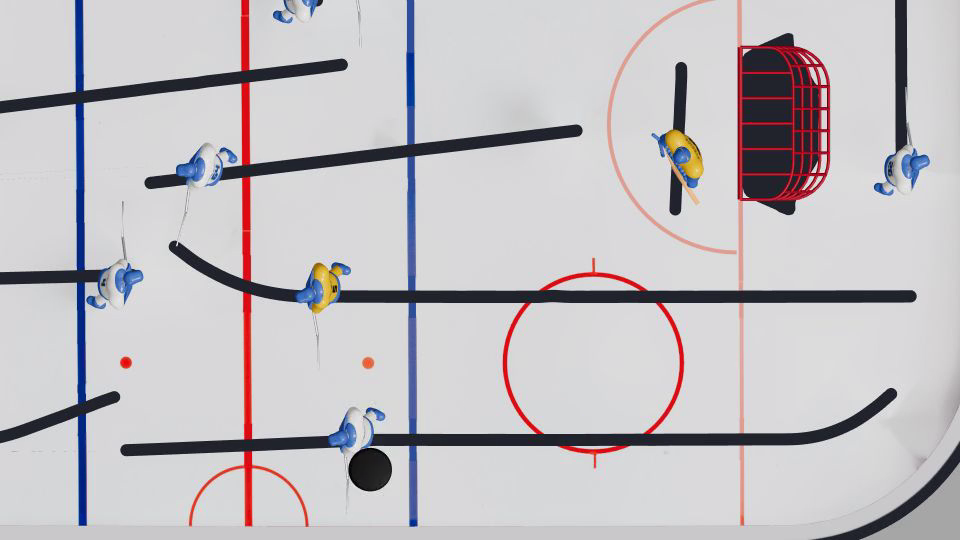
#> input picture frame 5 of validation/23-proof-clip.mp4, 960 x 540 px, given in place of fylling-vs-moe-trondheim-open-2022-final.mov, which was not available
$ python game-stabilise.py
#> lines starting #> are read from the running program, lines starting #| are printed output that depends on the picture; pictures that were not available may be replaced by others from this repository, and a replacement may not be noted
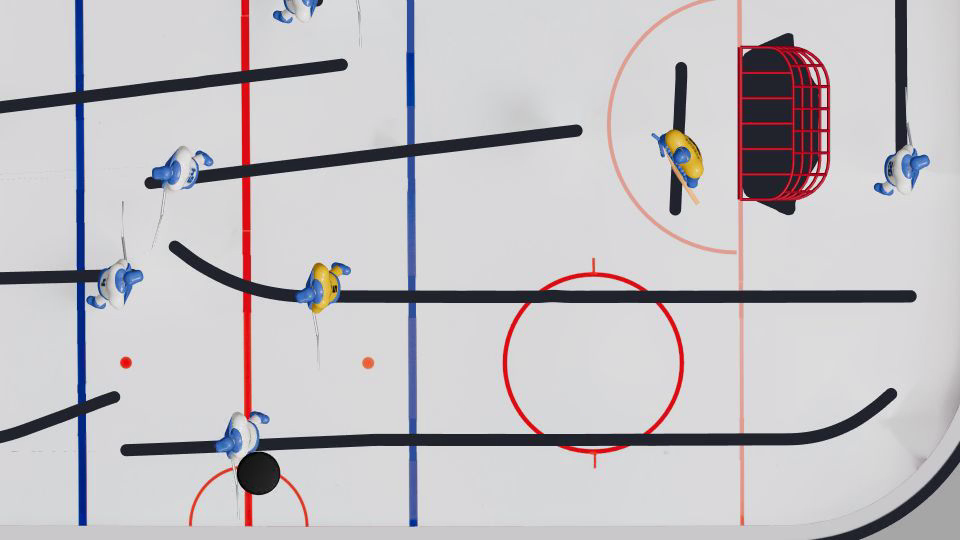
#> input picture frame 6 of validation/23-proof-clip.mp4, 960 x 540 px, given in place of fylling-vs-moe-trondheim-open-2022-final.mov, which was not available
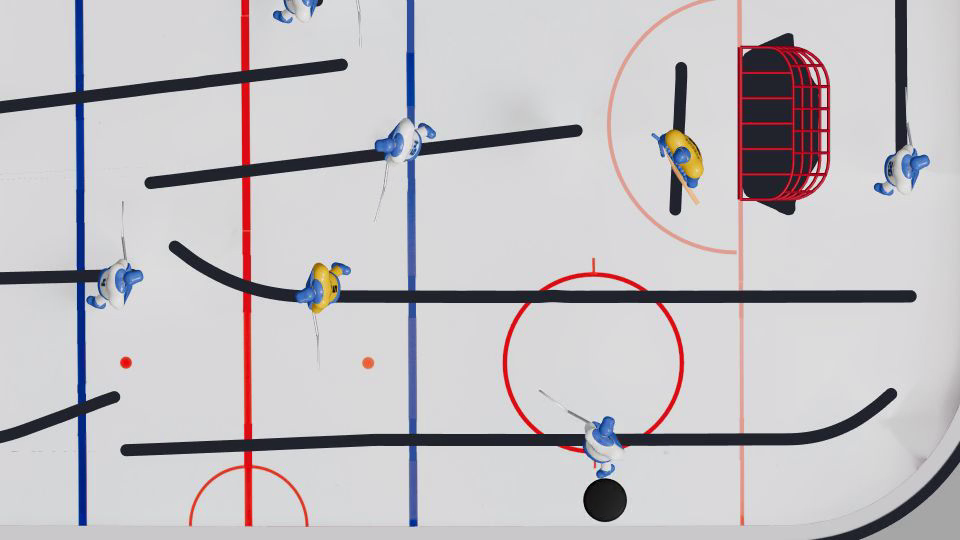
#> input picture frame 21 of validation/23-proof-clip.mp4, 960 x 540 px, given in place of fylling-vs-moe-trondheim-open-2022-final.mov, which was not available
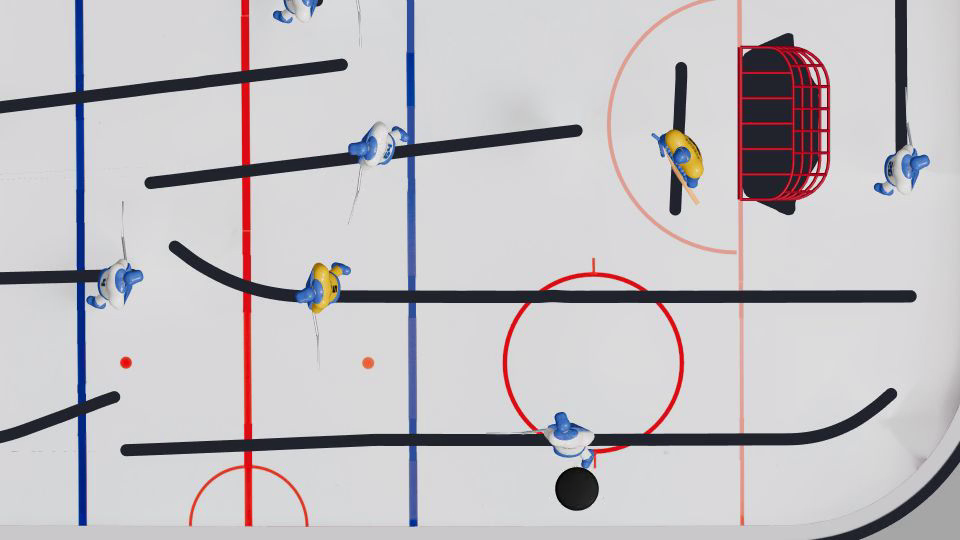
#> input picture frame 22 of validation/23-proof-clip.mp4, 960 x 540 px, given in place of fylling-vs-moe-trondheim-open-2022-final.mov, which was not available
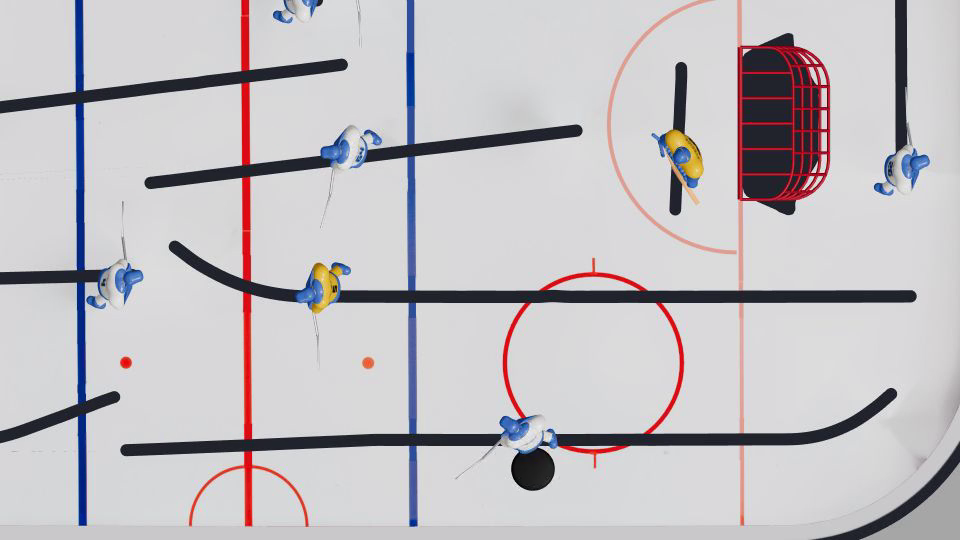
#> input picture frame 23 of validation/23-proof-clip.mp4, 960 x 540 px, given in place of fylling-vs-moe-trondheim-open-2022-final.mov, which was not available
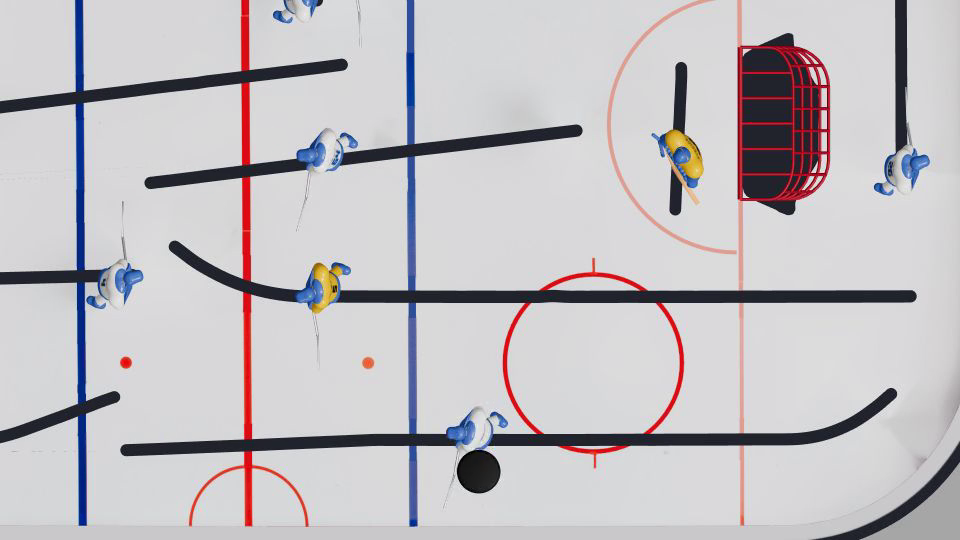
#> input picture frame 24 of validation/23-proof-clip.mp4, 960 x 540 px, given in place of fylling-vs-moe-trondheim-open-2022-final.mov, which was not available
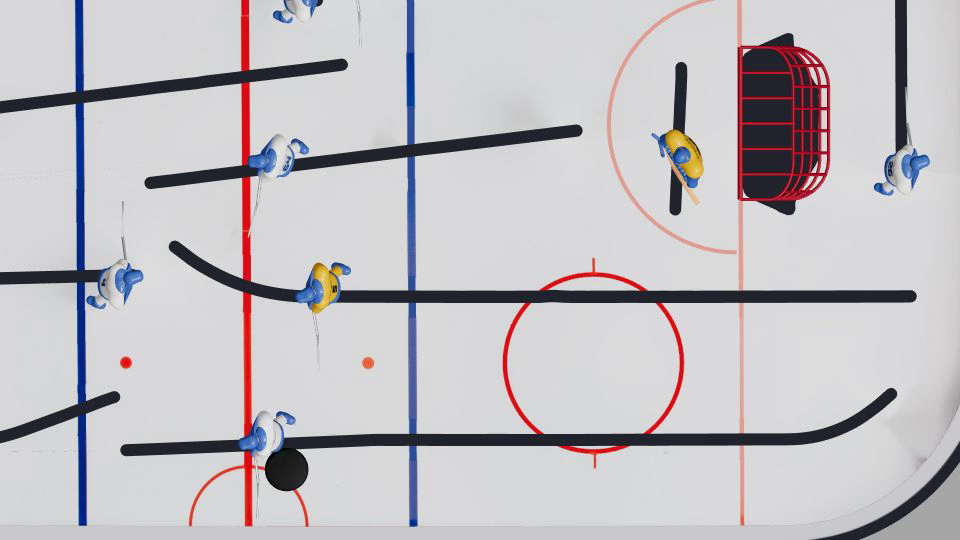
#> input picture frame 26 of validation/23-proof-clip.mp4, 960 x 540 px, given in place of fylling-vs-moe-trondheim-open-2022-final.mov, which was not available
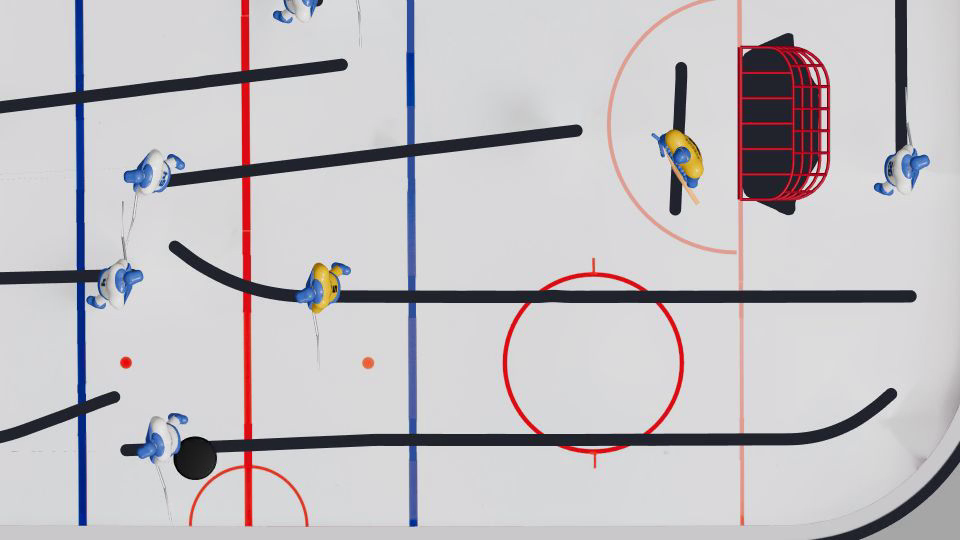
#> input picture frame 34 of validation/23-proof-clip.mp4, 960 x 540 px, given in place of fylling-vs-moe-trondheim-open-2022-final.mov, which was not available
### scripts/game_common.py
"""Shared helpers for the match-tracking scripts (scripts/game-*.py). See docs/game-tracking.md.

Coordinates:
- video px: the recording's own pixels (640 x 360);
- ref px: video px of the reference frame REF_FRAME after per-frame stabilisation (homography video -> ref);
- crop px: the stabilised working image, ref px of the rink region ROI scaled by CROP_SCALE
  (crop = CROP_SCALE * (ref - ROI origin));
- world mm: data/geometry.json rink coordinates (origin at the rink centre, +x toward goal.E, +y toward the far long
  side in this recording).
"""
import json
from pathlib import Path

import cv2
import numpy as np

REPO = Path(__file__).resolve().parents[1]
VIDEO = REPO / "references/games/fylling-vs-moe-trondheim-open-2022-final.mov"
GAME = REPO / "data/games/fylling-vs-moe-2022"
OUT = REPO / "out/game"
FPS = 25.0
REF_FRAME = 3000
ROI = (95, 120, 485, 275)  # x0, y0, x1, y1 in ref px: the whole table
CROP_SCALE = 2
CROP_W, CROP_H = (ROI[2] - ROI[0]) * CROP_SCALE, (ROI[3] - ROI[1]) * CROP_SCALE
# Match clock from the audio timer (docs/game-mechanics.md section 3; confirmed by the user, A4)
MATCH_START_S, MATCH_END_S = 7.5, 307.5


def load(p):
    return json.loads(Path(p).read_text())


def save(p, obj, indent=None):
    Path(p).parent.mkdir(parents=True, exist_ok=True)
    Path(p).write_text(json.dumps(obj, indent=indent) + "\n")


def geometry():
    return load(REPO / "data/geometry.json")


# [11 lines left out: functions proj, crop_matrix, not called in this run]


def frames():
    """Yield (index, BGR frame) for every frame of the recording."""
    cap = cv2.VideoCapture(str(VIDEO))
    i = 0
    while True:
        ok, f = cap.read()
        if not ok:
            break
        yield i, f
        i += 1
    cap.release()


# [12 lines left out: functions stabilisation, stabilised_crops, not called in this run]


def world_to_crop():
    return np.array(load(GAME / "calibration.json")["H_world_mm_to_crop_px"], float)


def match_frames():
    return range(int(round(MATCH_START_S * FPS)), int(round(MATCH_END_S * FPS)))

### scripts/game-stabilise.py
"""Stabilise the handheld match recording: one homography per frame onto the reference frame, and a median background.

    /root/venvs/blender/bin/python scripts/game-stabilise.py

Input: references/games/fylling-vs-moe-trondheim-open-2022-final.mov.
Outputs: data/games/fylling-vs-moe-2022/stabilisation.json, data/games/fylling-vs-moe-2022/background.png.

Method: ORB features of the reference frame (inside the table region) matched to every frame, RANSAC homography
(3 px). A frame with too few matches keeps the previous homography (recorded with inliers 0). The homography treats
the whole table as one plane; the housing stands above the ice, so this is approximate where the camera moves most
(the first 5 s). The background is the per-pixel median of every 10th stabilised frame (the moving figures and the
puck drop out).
"""
import cv2
import numpy as np

from game_common import GAME, REF_FRAME, ROI, CROP_W, CROP_H, crop_matrix, frames, save

orb = cv2.ORB_create(3000, scaleFactor=1.2, nlevels=6, fastThreshold=10)
bf = cv2.BFMatcher(cv2.NORM_HAMMING)
ref = next(f for i, f in frames() if i == REF_FRAME)
rg = cv2.cvtColor(ref, cv2.COLOR_BGR2GRAY)
mask = np.zeros_like(rg)
mask[ROI[1] - 10:ROI[3] + 10, ROI[0] - 10:ROI[2] + 10] = 255
kr, dr = orb.detectAndCompute(rg, mask)

Hs, inl, samples = [], [], []
prev = np.eye(3)
T = crop_matrix()
for i, f in frames():
    g = cv2.cvtColor(f, cv2.COLOR_BGR2GRAY)
    k, d = orb.detectAndCompute(g, None)
    h, n = None, 0
    if d is not None and len(k) > 20:
        m = bf.knnMatch(d, dr, k=2)
        good = [a for a, b in (x for x in m if len(x) == 2) if a.distance < 0.8 * b.distance]
        if len(good) > 25:
            src = np.float32([k[a.queryIdx].pt for a in good])
            dst = np.float32([kr[a.trainIdx].pt for a in good])
            h, ok = cv2.findHomography(src, dst, cv2.RANSAC, 3.0)
            n = int(ok.sum()) if h is not None else 0
    if h is None or n <= 20:
        h, n = prev, 0
    h = h / h[2, 2]
    prev = h
    Hs.append([float(f"{v:.9g}") for v in h.ravel()[:8]])
    inl.append(n)
    if i % 10 == 0:
        samples.append(cv2.warpPerspective(f, T @ h, (CROP_W, CROP_H), flags=cv2.INTER_CUBIC))
    if i % 1000 == 0:
        print(i, n, flush=True)

bg = np.median(np.stack(samples), axis=0).astype(np.uint8)
GAME.mkdir(parents=True, exist_ok=True)
cv2.imwrite(str(GAME / "background.png"), bg)
save(GAME / "stabilisation.json", {
    "video": "references/games/fylling-vs-moe-trondheim-open-2022-final.mov",
    "reference_frame": REF_FRAME,
    "roi_ref_px": list(ROI),
    "method": "ORB (3000 features in the table region of the reference frame), ratio test 0.8, RANSAC homography 3 px; "
              "frames with 20 or fewer inliers keep the previous homography (inliers recorded as 0)",
    "H_video_to_ref": Hs,
    "H_note": "Row-major 3x3 with H[2][2] = 1 omitted. Maps video px of frame i to ref px of the reference frame.",
    "inliers": inl,
    "frames": len(Hs),
    "frames_without_fit": int(sum(1 for n in inl if n == 0)),
})
print("frames", len(Hs), "without fit", sum(1 for n in inl if n == 0))
